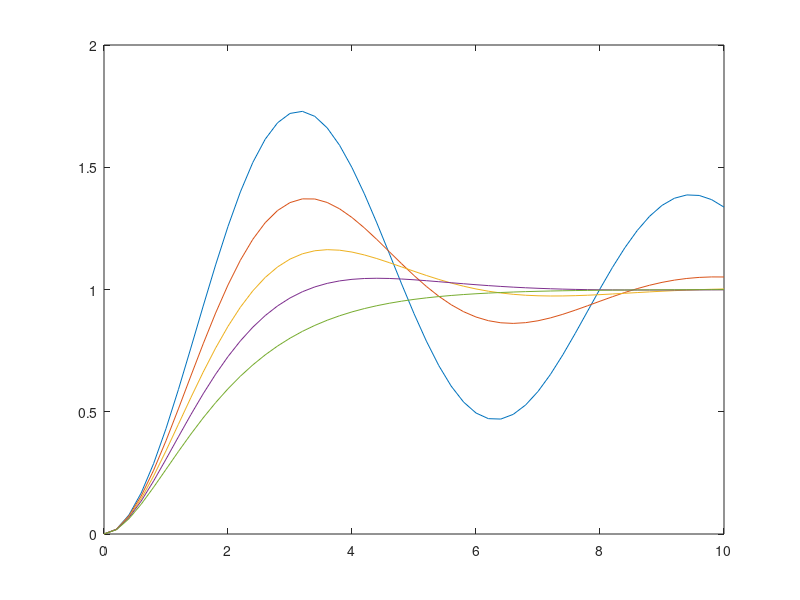

Write the MATLAB code that produced this figure.
t=0:0.2:10;
zeta=[0.1,0.3,0.5,0.7,1];
for n=1:5
    num = [1];
    den =[1, 2*zeta(n), 1];
    sn = tf(num,den);
    y = step(sn,t);
    plot(t,y)
    hold on
end
